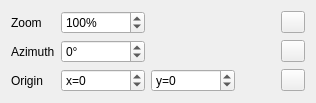
<?xml version="1.0" encoding="UTF-8"?>
<ui version="4.0">
 <class>PolarConstantAzElPlotSettings</class>
 <widget class="QWidget" name="PolarConstantAzElPlotSettings">
  <layout class="QVBoxLayout" name="verticalLayout">
   <item>
    <layout class="QGridLayout" name="gridLayout">
     <item row="0" column="0">
      <widget class="QLabel" name="zoomLabel">
       <property name="text">
        <string>Zoom</string>
       </property>
      </widget>
     </item>
     <item row="2" column="2">
      <widget class="QSpinBox" name="originYSpinBox">
       <property name="toolTip">
        <string>Sets the origin's y-coordinate</string>
       </property>
       <property name="suffix">
        <string notr="true"/>
       </property>
       <property name="prefix">
        <string>y=</string>
       </property>
       <property name="minimum">
        <number>-999999</number>
       </property>
       <property name="maximum">
        <number>999999</number>
       </property>
       <property name="singleStep">
        <number>5</number>
       </property>
      </widget>
     </item>
     <item row="0" column="4">
      <widget class="QPushButton" name="zoomResetButton">
       <property name="maximumSize">
        <size>
         <width>24</width>
         <height>16777215</height>
        </size>
       </property>
       <property name="toolTip">
        <string>Resets the zoom to 100%</string>
       </property>
       <property name="text">
        <string/>
       </property>
      </widget>
     </item>
     <item row="1" column="1">
      <widget class="QSpinBox" name="angleSpinBox">
       <property name="wrapping">
        <bool>true</bool>
       </property>
       <property name="suffix">
        <string>°</string>
       </property>
       <property name="minimum">
        <number>-180</number>
       </property>
       <property name="maximum">
        <number>180</number>
       </property>
      </widget>
     </item>
     <item row="1" column="0">
      <widget class="QLabel" name="angleLabel">
       <property name="text">
        <string>Azimuth</string>
       </property>
      </widget>
     </item>
     <item row="2" column="0">
      <widget class="QLabel" name="originLabel">
       <property name="text">
        <string>Origin</string>
       </property>
      </widget>
     </item>
     <item row="2" column="4">
      <widget class="QPushButton" name="originResetButton">
       <property name="maximumSize">
        <size>
         <width>24</width>
         <height>16777215</height>
        </size>
       </property>
       <property name="toolTip">
        <string>Resets the origin to (0,0)</string>
       </property>
       <property name="text">
        <string/>
       </property>
      </widget>
     </item>
     <item row="1" column="4">
      <widget class="QPushButton" name="angleResetButton">
       <property name="maximumSize">
        <size>
         <width>24</width>
         <height>16777215</height>
        </size>
       </property>
       <property name="toolTip">
        <string>Resets azimuth to 0°</string>
       </property>
       <property name="text">
        <string/>
       </property>
      </widget>
     </item>
     <item row="2" column="1">
      <widget class="QSpinBox" name="originXSpinBox">
       <property name="toolTip">
        <string>Sets the origin's x-coordinate</string>
       </property>
       <property name="prefix">
        <string>x=</string>
       </property>
       <property name="minimum">
        <number>-999999</number>
       </property>
       <property name="maximum">
        <number>999999</number>
       </property>
       <property name="singleStep">
        <number>5</number>
       </property>
      </widget>
     </item>
     <item row="0" column="1">
      <widget class="QSpinBox" name="zoomSpinBox">
       <property name="suffix">
        <string>%</string>
       </property>
       <property name="minimum">
        <number>25</number>
       </property>
       <property name="maximum">
        <number>500</number>
       </property>
       <property name="singleStep">
        <number>5</number>
       </property>
       <property name="value">
        <number>100</number>
       </property>
      </widget>
     </item>
     <item row="1" column="3">
      <spacer name="horizontalSpacer">
       <property name="orientation">
        <enum>Qt::Horizontal</enum>
       </property>
       <property name="sizeHint" stdset="0">
        <size>
         <width>40</width>
         <height>20</height>
        </size>
       </property>
      </spacer>
     </item>
    </layout>
   </item>
  </layout>
 </widget>
 <resources/>
 <connections/>
</ui>
